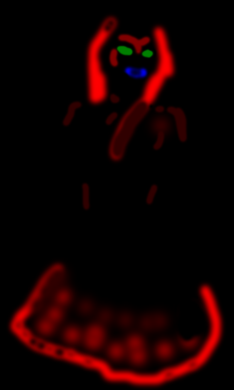
#> input picture ShaderDemo/game/images/amy influence.png, 234 x 390 px; its folder holds only this picture in this run
$ python create_live_composite.py ../ShaderDemo/game/images
#> lines starting #> are read from the running program, lines starting #| are printed output that depends on the picture

"""
    Helper script for cropping images and creating a RenPy Composite for them.
    Quite specific and mostly useful for processing images exported from a
    rendering program like Blender or from Photoshop layers.

    Requires Pillow Python image processing library to be installed.

    Command line example (current working directory at the base of this project):

        python tools/create_live_composite.py ShaderDemo/game/images/doll

    This assumes all images in the source directory have the same size. The script
    crops them and creates an efficient Composite that can be used for rigging
    or just normally. The resulting Composite is written into a .rpy-file
    in the target directory.
"""

import sys
import os
from PIL import Image

IMAGES = ["png", "jpg"]
POSTFIX = "crop"
PAD = 5

sourceDir = sys.argv[1]
sourceImages = [os.path.join(sourceDir, name) for name in os.listdir(sourceDir) if name.lower().split(".")[-1] in IMAGES]
sourceImages.sort()

def findValidImages(images):
    valid = []
    size = None
    for path in sourceImages:
        image = Image.open(path)
#> image is the input picture: PIL image 234x390 RGB; mean R, G, B 19.8, 0.2, 0.3
        if POSTFIX and POSTFIX in path.lower():
            print("Skipping already cropped: %s" % path)
        elif size is None or image.size == size:
            size = image.size
#> size = (234, 390)
            valid.append((path, image))
        else:
            print("Image %s has size %s, should be %s? Skipped." % (path, str(image.size), str(size)))
    return valid

def getCropRect(image):
    x = 0
#> x = 0
    y = 0
    x2 = image.size[0]
#> x2 = 234
    y2 = image.size[1]
#> y2 = 390
    box = image.getbbox()
#> box = (4, 12, 227, 390)
    if box:
        return max(box[0] - PAD, 0), max(box[1] - PAD, 0), min(box[2] + PAD, image.size[0]), min(box[3] + PAD, image.size[1])
    return x, y, x2, y2

def createName(path):
    parts = path.rsplit(".", 1)
    return parts[0] + POSTFIX + "." + parts[1]

results = []
for path, image in findValidImages(sourceImages):
    rect = getCropRect(image)
#> rect = (0, 7, 232, 390)
    cropped = image.crop(rect)
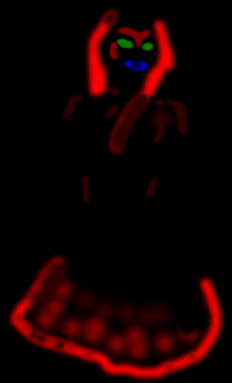
#> cropped: PIL image 232x383 RGB; mean R, G, B 20.3, 0.2, 0.3
    name = createName(path)
    cropped.save(name)
    print("Saved: %s. Cropped: %s" % (name, str(rect)))
#| Saved: ../ShaderDemo/game/images/amy influencecrop.png. Cropped: (0, 7, 232, 390)
    results.append((name, image, rect))

name = os.path.normcase(sourceDir).split(os.sep)[-1]
with open(os.path.join(sourceDir, name + ".rpy"), "w") as f:
    base = results[0]

    f.write("#Automatically generated file\n\n")
    f.write("image %s = Composite(\n" % name)
    f.write("    (%i, %i),\n" % base[1].size)
    for result in results:
        name, image, crop = result
        name = name[name.find("images"):].replace("\\", "/")
        f.write("    (%i, %i), \"%s\",\n" % (crop[0], crop[1], name))
#> this loop made 1 pass
    f.write(")\n")

$ run again, on ShaderDemo/game/images/cg influence.png
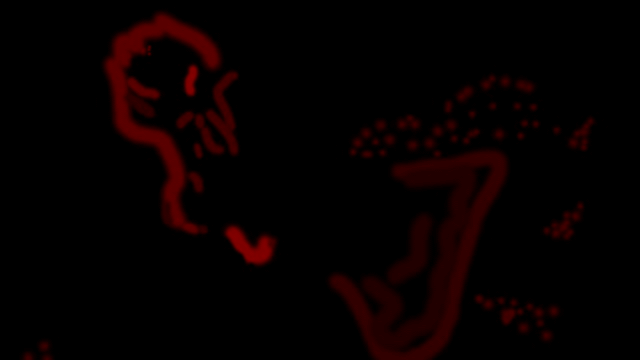
#> input picture ShaderDemo/game/images/cg influence.png, 640 x 360 px
#> in findValidImages, image is the input picture: PIL image 640x360 P; mean R, G, B 7, 0, 0
#> x = 0
#> box = (19, 7, 608, 360)
#> rect = (14, 2, 613, 360)
#> `cropped = image.crop(rect)`:
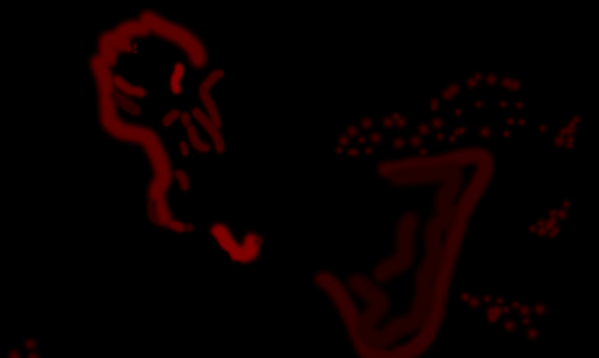
#> cropped: PIL image 599x358 P; mean R, G, B 7.6, 0, 0
#| Saved: ../ShaderDemo/game/images/cg influencecrop.png. Cropped: (14, 2, 613, 360)
#> the loop `for result in results:` made 1 pass
